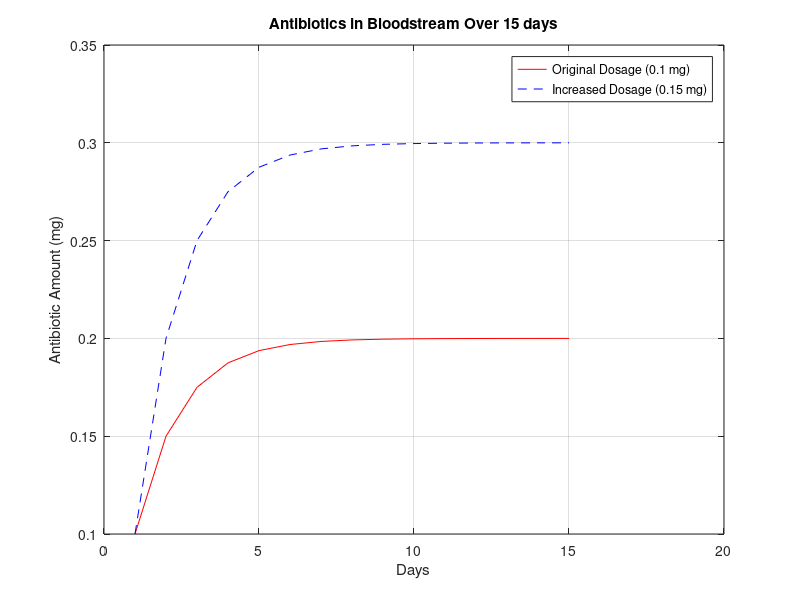

Recreate this plot in MATLAB.
#Activity 05
#Bhagya Wijeratne - 15219

clear all; close all; clc;

a0 = 0.1;
days = 15; % Number of days
initial_dosage = 0.1; % Initial daily dosage in mg
increased_dosage = 0.15; % Increased daily dosage in mg

% Calculate the amount of antibiotics over time with the initial dosage and for the increased dosage
for i = 1:days
    antibiotic_amount(i) = a0 * (0.5)^(i-1) + initial_dosage * (1 - (0.5)^(i-1)) / (1 - 0.5);
    antibiotic_amount_increased(i) = a0 * (0.5)^(i-1) + increased_dosage * (1 - (0.5)^(i-1)) / (1 - 0.5);
end

% Plot the graph
figure;
plot(1:days, antibiotic_amount, 'r-');
hold on;
plot(1:days, antibiotic_amount_increased, 'b--');
title('Antibiotics in Bloodstream Over 15 days');
xlabel('Days');
ylabel('Antibiotic Amount (mg)');
legend('Original Dosage (0.1 mg)', 'Increased Dosage (0.15 mg)');
grid on;


% Determine the time it takes to achieve a constant level with increased dosage from the graph
# approximately 10 days according to the graph


